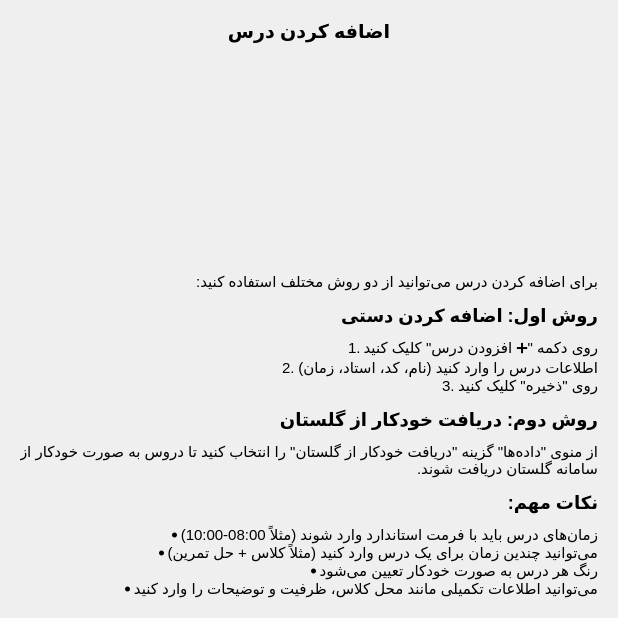
       <widget class="QWidget" name="addCoursePage">
        <layout class="QVBoxLayout" name="verticalLayout_4">
         <property name="spacing">
          <number>15</number>
         </property>
         <property name="leftMargin">
          <number>20</number>
         </property>
         <property name="topMargin">
          <number>20</number>
         </property>
         <property name="rightMargin">
          <number>20</number>
         </property>
         <property name="bottomMargin">
          <number>20</number>
         </property>
         <item>
          <widget class="QLabel" name="addCourseTitle">
           <property name="font">
            <font>
             <pointsize>14</pointsize>
             <weight>75</weight>
             <bold>true</bold>
            </font>
           </property>
           <property name="text">
            <string>اضافه کردن درس</string>
           </property>
           <property name="alignment">
            <set>Qt::AlignCenter</set>
           </property>
          </widget>
         </item>
         <item>
          <widget class="QLabel" name="addCourseImage">
           <property name="minimumSize">
            <size>
             <width>0</width>
             <height>200</height>
            </size>
           </property>
           <property name="text">
            <string/>
           </property>
           <property name="pixmap">
            <pixmap>:/images/add_course.png</pixmap>
           </property>
           <property name="scaledContents">
            <bool>true</bool>
           </property>
           <property name="alignment">
            <set>Qt::AlignCenter</set>
           </property>
          </widget>
         </item>
         <item>
          <widget class="QLabel" name="addCourseText">
           <property name="font">
            <font>
             <pointsize>11</pointsize>
            </font>
           </property>
           <property name="text">
            <string>&lt;html&gt;&lt;head/&gt;&lt;body&gt;&lt;p dir="rtl" align="justify"&gt;برای اضافه کردن درس می‌توانید از دو روش مختلف استفاده کنید:&lt;/p&gt;&lt;h3 dir="rtl" align="justify"&gt;روش اول: اضافه کردن دستی&lt;/h3&gt;&lt;ol style="text-align: right; direction: rtl; list-style-position: inside;"&gt;&lt;li&gt;روی دکمه &amp;quot;➕ افزودن درس&amp;quot; کلیک کنید&lt;/li&gt;&lt;li&gt;اطلاعات درس را وارد کنید (نام، کد، استاد، زمان)&lt;/li&gt;&lt;li&gt;روی &amp;quot;ذخیره&amp;quot; کلیک کنید&lt;/li&gt;&lt;/ol&gt;&lt;h3 dir="rtl" align="justify"&gt;روش دوم: دریافت خودکار از گلستان&lt;/h3&gt;&lt;p dir="rtl" align="justify"&gt;از منوی &amp;quot;داده‌ها&amp;quot; گزینه &amp;quot;دریافت خودکار از گلستان&amp;quot; را انتخاب کنید تا دروس به صورت خودکار از سامانه گلستان دریافت شوند.&lt;/p&gt;&lt;h3 dir="rtl" align="justify"&gt;نکات مهم:&lt;/h3&gt;&lt;ul style="text-align: right; direction: rtl; list-style-position: inside;"&gt;&lt;li&gt;زمان‌های درس باید با فرمت استاندارد وارد شوند (مثلاً 08:00-10:00)&lt;/li&gt;&lt;li&gt;می‌توانید چندین زمان برای یک درس وارد کنید (مثلاً کلاس + حل تمرین)&lt;/li&gt;&lt;li&gt;رنگ هر درس به صورت خودکار تعیین می‌شود&lt;/li&gt;&lt;li&gt;می‌توانید اطلاعات تکمیلی مانند محل کلاس، ظرفیت و توضیحات را وارد کنید&lt;/li&gt;&lt;/ul&gt;&lt;/body&gt;&lt;/html&gt;</string>
           </property>
           <property name="alignment">
            <set>Qt::AlignRight|Qt::AlignTrailing|Qt::AlignVCenter</set>
           </property>
           <property name="wordWrap">
            <bool>true</bool>
           </property>
          </widget>
         </item>
        </layout>
       </widget>
